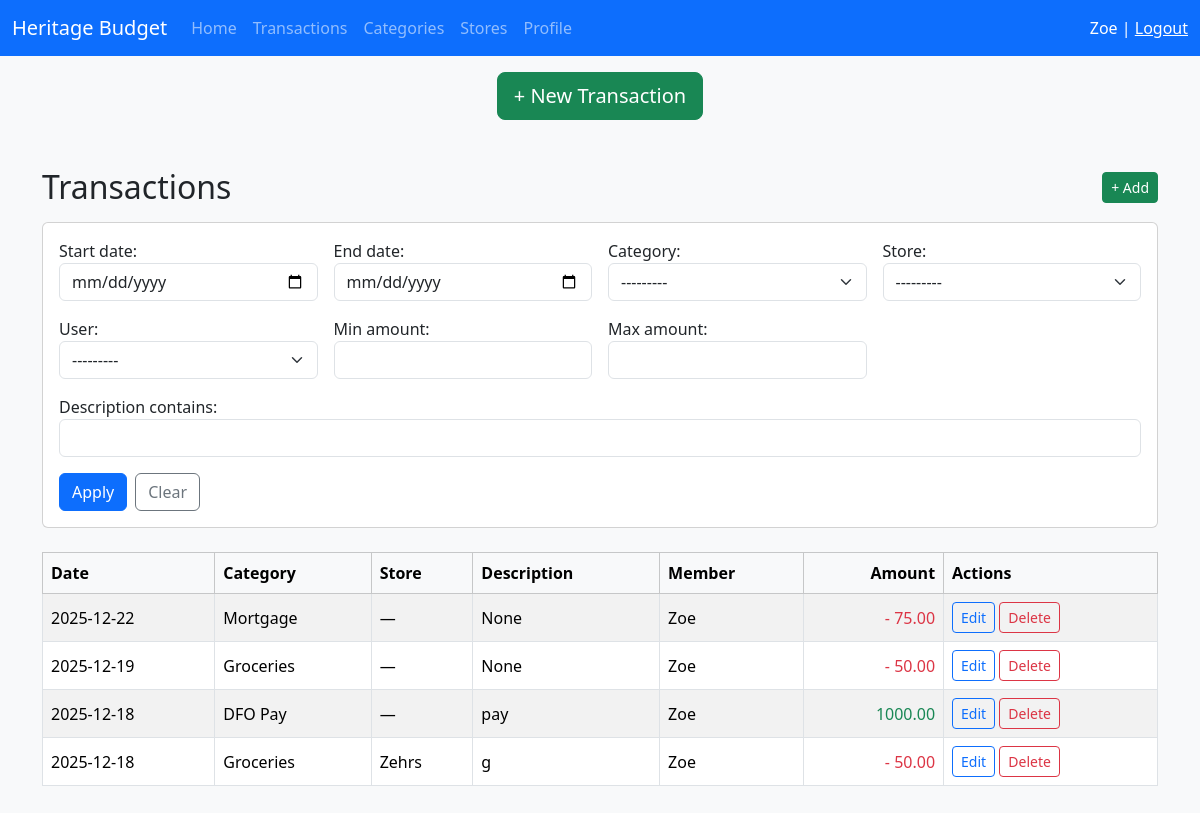
The page /transactions/ (signed in) on the database its author committed.
### budget/models.py (models this page shows, shortened)
class FamilyMember(models.Model):
    user = models.OneToOneField(User, on_delete=models.SET_NULL, null=True)
    household = models.ForeignKey(
        Household,
        on_delete=models.CASCADE,
        related_name="members",
    )
    role = models.CharField(max_length=50)
    joined_at = models.DateTimeField(auto_now_add=True)

class Household(models.Model):
    name = models.CharField(max_length=200)
    invite_code = models.UUIDField(default=uuid.uuid4, unique=True)
    created_at = models.DateTimeField(auto_now_add=True)
    updated_at = models.DateTimeField(auto_now=True)
    deleted_at = models.DateTimeField(null=True, blank=True)
    def __str__(self):
        return self.name

class Transaction(models.Model):
    amount = models.DecimalField(max_digits=10, decimal_places=2, default=0)
    category = models.ForeignKey(Category, on_delete=models.CASCADE, related_name="transactions")
    date = models.DateTimeField(default=timezone.now)
    store = models.ForeignKey(Store, on_delete=models.SET_NULL, null=True, blank=True, related_name="transactions")
    member = models.ForeignKey(FamilyMember, on_delete=models.PROTECT, related_name="transactions")
    description = models.CharField(max_length=500, null=True, blank=True,)
    created_at = models.DateTimeField(auto_now_add=True)
    updated_at = models.DateTimeField(auto_now=True)
    deleted_at = models.DateTimeField(null=True, blank=True)
    class Meta:
        indexes = [
            models.Index(fields=['date']),
            models.Index(fields=['category', 'date']),  # useful for category/month queries
            models.Index(fields=['member', 'date']),    # useful for member/month queries
        ]

class Category(models.Model):
    household = models.ForeignKey(
        Household,
        on_delete=models.CASCADE,
        related_name="categories",
    )
    name = models.CharField(max_length=100)
    fixed = models.BooleanField(default=False)
    necessity = models.BooleanField(default=False)
    income_expense = models.CharField(
        max_length=2,
        choices=[('IN', 'Income'),('EX', 'Expense')],
        default='EX'
    )
    is_active = models.BooleanField(default=True)
    created_at = models.DateTimeField(auto_now_add=True)
    updated_at = models.DateTimeField(auto_now=True)
    deleted_at = models.DateTimeField(null=True, blank=True)
    def __str__(self):
        return self.name

class Store(models.Model):
    household = models.ForeignKey(
        Household,
        on_delete=models.CASCADE,
        related_name="stores",
    )
    name = models.CharField(max_length=100)
    default_category = models.ForeignKey(
        Category,
        null=True,
        blank=True,
        on_delete=models.SET_NULL,
        related_name="default_stores"
    )
    is_active = models.BooleanField(default=True)
    created_at = models.DateTimeField(auto_now_add=True)
    updated_at = models.DateTimeField(auto_now=True)
    deleted_at = models.DateTimeField(null=True, blank=True)
    def __str__(self):
        return self.name

### budget/views.py (the view, shortened to what this page needs)
# urls.py: path('transactions/', views.transaction_list, name='transaction_list'),
@login_required
def transaction_list(request):
    household = request.user.familymember.household
    transactions = Transaction.objects.filter(
        member__household=household,
        deleted_at__isnull=True
    ).select_related(
        'category', 'store', 'member__user'
    ).order_by('-date')
    filter_form = TransactionFilterForm(
        request.GET or None,
        household=household
    )
    return render(request, 'budget/transaction_list.html', {
        'transactions': transactions,
        'filter_form': filter_form,
    })

### budget/forms.py (called while the page is built)
def bootstrapify(form):
    for field in form.fields.values():
        widget = field.widget
        if isinstance(widget, forms.CheckboxInput):
            widget.attrs['class'] = 'form-check-input'
        elif isinstance(widget, forms.RadioSelect):
            widget.attrs['class'] = 'form-check-input'
        elif isinstance(widget, forms.Select):
            widget.attrs['class'] = 'form-select'
        else:
            widget.attrs['class'] = 'form-control'

### budget/templates/budget/transaction_list.html (shortened to what this page needs)
{% extends "budget/base.html" %}
{% block content %}
<div class="d-flex justify-content-between align-items-center mb-3">
    <h2 class="mb-0">Transactions</h2>
    <a href="{% url 'transaction_create' %}" class="btn btn-success btn-sm">
        + Add
    </a>
</div>
<div class="card mb-4">
  <div class="card-body">
    <form method="get">
      <div class="row g-3">
        <div class="col-6 col-md-3">
          {{ filter_form.start_date.label_tag }}
          {{ filter_form.start_date }}
        </div>
        <div class="col-6 col-md-3">
          {{ filter_form.end_date.label_tag }}
          {{ filter_form.end_date }}
        </div>
        <div class="col-12 col-md-3">
          {{ filter_form.category.label_tag }}
          {{ filter_form.category }}
        </div>
        <div class="col-12 col-md-3">
          {{ filter_form.store.label_tag }}
          {{ filter_form.store }}
        </div>
        <div class="col-12 col-md-3">
          {{ filter_form.member.label_tag }}
          {{ filter_form.member }}
        </div>
        <div class="col-6 col-md-3">
          {{ filter_form.min_amount.label_tag }}
          {{ filter_form.min_amount }}
        </div>
        <div class="col-6 col-md-3">
          {{ filter_form.max_amount.label_tag }}
          {{ filter_form.max_amount }}
        </div>
        <div class="col-12">
          {{ filter_form.description.label_tag }}
          {{ filter_form.description }}
        </div>
        <div class="col-12 d-flex gap-2">
          <button type="submit" class="btn btn-primary">Apply</button>
          <a href="{% url 'transaction_list' %}" class="btn btn-outline-secondary">Clear</a>
        </div>
      </div>
    </form>
  </div>
</div>
<div class="table-responsive">
  <table class="table table-striped table-bordered align-middle sortable">
      <thead class="table-light">
          <tr>
              <th>Date</th>
              <th>Category</th>
              <th>Store</th>
              <th>Description</th>
              <th>Member</th>
              <th class="text-end">Amount</th>
              <th>Actions</th>
          </tr>
      </thead>
      <tbody>
          {% for t in transactions %}
          <tr>
              <td>{{ t.date|date:"Y-m-d" }}</td>
              <td>{{ t.category.name }}</td>
              <td>{{ t.store.name|default:"—" }}</td>
              <td>{{ t.description }}</td>
              <td>{{ t.member.user.first_name }}</td>
              <td class="text-end {% if t.category.income_expense == 'EX' %}text-danger{% else %}text-success{% endif %}">
                  {% if t.category.income_expense == 'EX' %}-{% endif %}
                  {{ t.amount }}
              </td>
              <td>
                  <a href="{% url 'transaction_update' t.pk %}" class="btn btn-sm btn-outline-primary">
                      Edit
                  </a>
                  <button type="button" class="btn btn-sm btn-outline-danger" data-bs-toggle="modal" data-bs-target="#deleteTransactionModal{{ t.pk }}">
                      Delete
                  </button>
              </td>
          </tr>
          {% empty %}
          <tr>
              <td colspan="7" class="text-center">No transactions this month</td>
          </tr>
          {% endfor %}
      </tbody>
  </table>
</div>
{% endblock %}

### budget/templates/budget/base.html (shortened to what this page needs)
{% load static %}
<!DOCTYPE html>
<html lang="en">
<head>
    <link href="https://cdn.jsdelivr.net/npm/bootstrap@5.3.2/dist/css/bootstrap.min.css" rel="stylesheet">
</head>
<body class="bg-light">
{% if user.is_authenticated and request.path != '/signup/' and request.path != '/login/' %}
<nav class="navbar navbar-expand-lg navbar-dark bg-primary">
  <div class="container-fluid">
    <span class="navbar-brand">
        {{ user.familymember.household }} Budget
    </span>
    <div class="collapse navbar-collapse" id="mainNav">
      <ul class="navbar-nav me-auto mb-2 mb-lg-0">
        <li class="nav-item"><a class="nav-link" href="{% url 'dashboard' %}">Home</a></li>
        <li class="nav-item"><a class="nav-link" href="{% url 'transaction_list' %}">Transactions</a></li>
        <li class="nav-item"><a class="nav-link" href="{% url 'category_list' %}">Categories</a></li>
        <li class="nav-item"><a class="nav-link" href="{% url 'store_list' %}">Stores</a></li>
        <li class="nav-item"><a class="nav-link" href="{% url 'profile' %}">Profile</a></li>
      </ul>
      <span class="navbar-text text-white">
        {{ user.first_name }} |
        <a href="{% url 'logout' %}" class="text-white text-decoration-underline">Logout</a>
      </span>
    </div>
  </div>
</nav>
<div class="d-flex justify-content-center mt-3 mb-4">
    <a href="{% url 'transaction_create' %}" class="btn btn-success btn-lg">
        + New Transaction
    </a>
</div>
{% endif %}
<div class="container py-4">
    {% block content %}{% endblock %}
</div>
</body>
</html>

### rows shown on the page
Transaction: date "2025-12-22", category.name "Mortgage", store.name "—", description "None", member.user.first_name "Zoe", amount "75.00"
Transaction: date "2025-12-19", category.name "Groceries", store.name "—", description "None", member.user.first_name "Zoe", amount "50.00"
Transaction: date "2025-12-18", category.name "DFO Pay", store.name "—", description "pay", member.user.first_name "Zoe", amount "1000.00"
Transaction: date "2025-12-18", category.name "Groceries", store.name "Zehrs", description "g", member.user.first_name "Zoe", amount "50.00"

### other values the page prints
{{ user.familymember.household }} "Heritage"
{{ user.first_name }} "Zoe"
{{ filter_form.start_date.label_tag }} "Start date:"
{{ filter_form.end_date.label_tag }} "End date:"
{{ filter_form.category.label_tag }} "Category:"
{{ filter_form.store.label_tag }} "Store:"
{{ filter_form.member.label_tag }} "User:"
{{ filter_form.min_amount.label_tag }} "Min amount:"
{{ filter_form.max_amount.label_tag }} "Max amount:"
{{ filter_form.description.label_tag }} "Description contains:"
